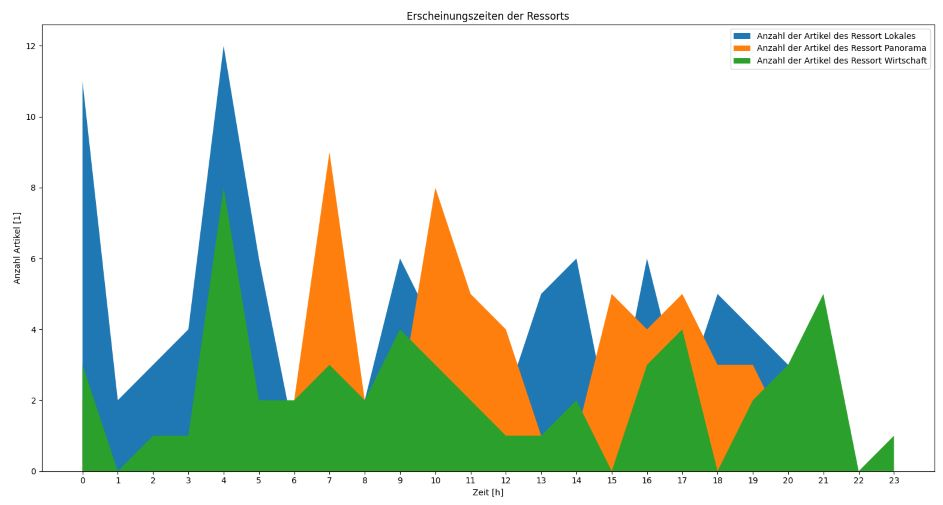

Generate this figure with Python:
import matplotlib.pyplot as plt
import json

with open("../data.json", "r", encoding="utf-8") as f:
    data = json.load(f)

times = {}
days = []
dayCount = 0
for i in range(0,24):
    times[("0" if i < 10 else "") + f"{i}"] = {
        "Lokales": 0,
        "Panorama": 0,
        "Wirtschaft": 0
    }

for key in data.keys():
    timeKey = data[key]["time"].split(":")[0]
    if data[key]["ressort"].title() in times["00"].keys():
        times[timeKey][data[key]["ressort"].title()] += 1

ressorts = {
    "Lokales": [],
    "Panorama": [],
    "Wirtschaft": []
}

for tKey in times.keys():
    for key in times[tKey].keys():
        ressorts[key].append(times[tKey][key])


plt.xticks(range(0,24))
plt.title("Erscheinungszeiten der Ressorts")
plt.xlabel("Zeit [h]")
plt.ylabel("Anzahl Artikel [1]")

for key in ressorts:
    plt.stackplot(range(0,24), ressorts[key])
plt.legend(["Anzahl der Artikel des Ressort Lokales", "Anzahl der Artikel des Ressort Panorama", "Anzahl der Artikel des Ressort Wirtschaft"])
plt.show()
